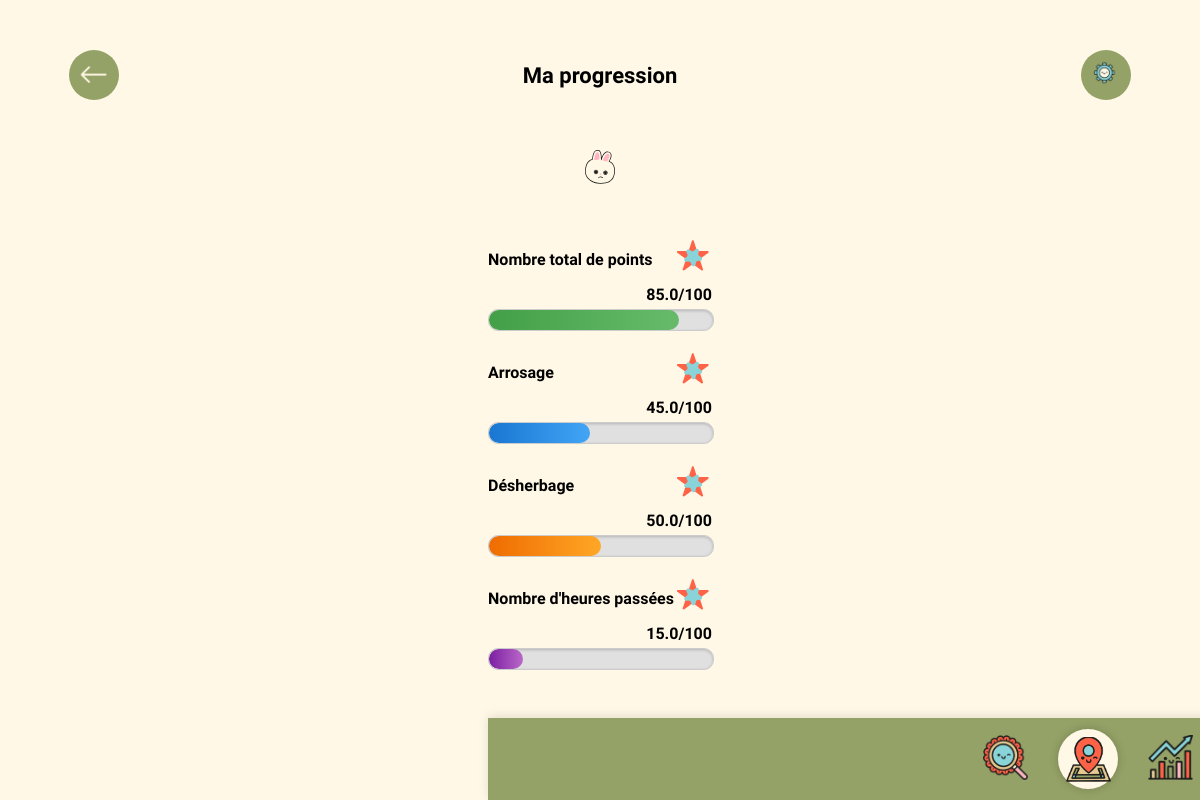
/maprogression (signed in), run on the app's committed database.
### tables this page shows
CREATE TABLE progression (
        id_utilisateur INTEGER,
        general TEXT,
        arrosage TEXT,
        desherbage TEXT,
        heures_passees REAL,
        PRIMARY KEY (id_utilisateur),
        FOREIGN KEY (id_utilisateur) REFERENCES utilisateur(id_utilisateur) ON DELETE CASCADE
    );

### routes/maprogression_routes.py (the view)
@maprogression_bp.route('/maprogression')
def maprogression():
    print("Session avant accès à maprogression :", session)  # Vérifier si user_id est bien en session
    if 'user_id' not in session:
        return redirect(url_for('auth.login'))  # Redirection si non connecté
    user_id = session['user_id']
    db = get_db()
    progression = db.execute('''
        SELECT general, arrosage, desherbage, heures_passees
        FROM progression
        WHERE id_utilisateur = ?
    ''', (user_id,)).fetchone()
    progression_data = {
        'general': progression[0] if progression else 0,
        'arrosage': progression[1] if progression else 0,
        'desherbage': progression[2] if progression else 0,
        'heures_passees': progression[3] if progression else 0
    }
    for key in progression_data:
        try:
            progression_data[key] = float(progression_data[key])
        except (TypeError, ValueError):
            progression_data[key] = 0
        if key != 'heures_passees':
            progression_data[key] = max(0, min(100, progression_data[key]))
    return render_template("maprogression.html", progression=progression_data)

### app.py (called while the page is built)
    @classmethod
    def from_dict(cls, user_dict):
        if not user_dict:
            return None
        return cls(
            id_utilisateur=user_dict['id_utilisateur'],
            nom=user_dict['nom'],
            prenom=user_dict['prenom'],
            tel=user_dict.get('tel'),
            email=user_dict['email'],
            mdp=user_dict['mdp'],
            classe=user_dict.get('classe')
        )

### utils/database.py (called while the page is built)
def get_db():
    db_path = os.path.join(os.path.dirname(os.path.dirname(__file__)), 'backend', 'plantes.db')
    conn = sqlite3.connect(db_path)
    conn.row_factory = sqlite3.Row
    return conn

    @staticmethod
    def get_user_by_id(user_id):
        conn = sqlite3.connect("./backend/plantes.db")
        conn.row_factory = sqlite3.Row  # This allows accessing columns by name
        cursor = conn.cursor()
        try:
            cursor.execute("SELECT * FROM utilisateur WHERE id_utilisateur = ?", (user_id,))
            user = cursor.fetchone()
            if user:
                user_dict = dict(user)
                return user_dict
            return None
        finally:
            conn.close()

### templates/maprogression.html (shortened to what this page needs)
<!DOCTYPE html>
<html lang="fr">
<head>
  <link rel="stylesheet" href="static/global.css">
  <link rel="stylesheet" href="{{ url_for('static', filename='maprogression.css') }}">
</head>
<body>
  <header class="main-header">
    <a href="{{ url_for('progression.html') }}" class="back-button" aria-label="Retour">
      <img src="{{ url_for('static', filename='images/retour.png') }}" alt="Retour">
  </a>
    <h1 class="page-title">Ma progression</h1>
    <button class="settings-button" aria-label="Paramètres">
      <img src="{{ url_for('static', filename='images/ecrou.png') }}" alt="Paramètres">
    </button>
  </header>
  <main class="main-content">
    <img src="{{ url_for('static', filename='images/profil.svg') }}" alt="Profil" class="profile-icon">
    <section class="progress-section">
      <div class="progress-header">
        <h2 class="progress-title">Nombre total de points</h2>
        <div class="star-container">
          <img src="{{ url_for('static', filename='images/etoile.png') }}" alt="Étoile" class="star-icon">
        </div>
      </div>
      <div class="progress-value">{{ progression.general }}/100</div>
      <div class="progress-container progress-general">
        <div class="progress-bar" style="width: {{ progression.general }}%;"></div>
      </div>
    </section>
    <section class="progress-section">
      <div class="progress-header">
        <h2 class="progress-title">Arrosage</h2>
        <div class="star-container">
          <img src="{{ url_for('static', filename='images/etoile.png') }}" alt="Étoile" class="star-icon">
        </div>
      </div>
      <div class="progress-value">{{ progression.arrosage }}/100</div>
      <div class="progress-container progress-arrosage">
        <div class="progress-bar" style="width: {{ progression.arrosage }}%;"></div>
      </div>
    </section>
    <section class="progress-section">
      <div class="progress-header">
        <h2 class="progress-title">Désherbage</h2>
        <div class="star-container">
          <img src="{{ url_for('static', filename='images/etoile.png') }}" alt="Étoile" class="star-icon">
        </div>
      </div>
      <div class="progress-value">{{ progression.desherbage }}/100</div>
      <div class="progress-container progress-desherbage">
        <div class="progress-bar" style="width: {{ progression.desherbage }}%;"></div>
      </div>
    </section>
    <section class="progress-section">
      <div class="progress-header">
        <h2 class="progress-title">Nombre d'heures passées</h2>
        <div class="star-container">
          <img src="{{ url_for('static', filename='images/etoile.png') }}" alt="Étoile" class="star-icon">
        </div>
      </div>
      <div class="progress-value">{{ progression.heures_passees }}/100</div>
      <div class="progress-container progress-heures">
        <div class="progress-bar" style="width: {{ [progression.heures_passees, 100]|min }}%;"></div>
      </div>
    </section>
  <div class="group-wrapper">
    <div class="group-8">
        <a href="{{ url_for('info.index') }}">
            <img class="loupe" src="static/images/loupe.png" />
        </a>
        <a href="{{ url_for('accueil.accueil') }}">
            <div class="map-wrapper">
                <img class="map" src="static/images/map.png" />
            </div>
        </a>
        <a href="{{ url_for('defis.defis') }}">
            <img class="resultats" src="static/images/resultats.png" />
        </a>
    </div>
</body>
</html>

### static/global.css (style rules this page uses)
body { background-color: #FFF8E6; font-family: "DynaPuff", cursive; margin: 0; padding-bottom: 80px; display: flex; flex-direction: column; align-items: center; text-align: center; padding : 20px 10px; }
h1 { text-align: center; font-size: 24px; margin-top: 20px; }
button { padding: 10px 20px; background-color: #926B55; color: white; border: none; border-radius: 5px; cursor: pointer; display: flex; align-items: center; justify-content: center; text-align: center; width: fit-content; margin: 20px auto; transition: background-color 0.3s ease; }
.group-wrapper { position: fixed; width: 100%; height: 82px; bottom: 0; background-color: #94A267; display: flex; justify-content: center; align-items: center; z-index: 9999; box-shadow: 0 -2px 10px rgba(0, 0, 0, 0.1); }
.group-8 { display: flex; align-items: center; justify-content: center; gap: 40px; }
.group-8 img { height: 40px; width: auto; object-fit: cover; }
.map-wrapper { width: 60px; height: 60px; background-color: #FFF8E6; border-radius: 50%; display: flex; align-items: center; justify-content: center; box-shadow: 0 0 10px rgba(0, 0, 0, 0.2); }
.map { width: 40px; height: 40px; object-fit: cover; }

### static/maprogression.css (style rules this page uses)
.main-header { display: flex; justify-content: space-between; align-items: center; padding: 10px 0; margin-bottom: 20px; width: 90%; }
.page-title { font-family: "DynaPuff", cursive; font-size: 22px; margin: 0; text-align: center; flex-grow: 1; }
.back-button { color: white; background-color: #94a267; width: 50px; height: 50px; border: none; border-radius: 50%; text-align: center; display: flex; align-items: center; justify-content: center; cursor: pointer; transition: background-color 0.3s; }
.settings-button { background-color: #94a267; width: 50px; height: 50px; border: none; border-radius: 50%; text-align: center; display: flex; align-items: center; justify-content: center; cursor: pointer; transition: background-color 0.3s; }
.back-button img, .settings-button img { width: 30px; height: 30px; }
.profile-icon { margin-bottom: 50px; }
.progress-section { margin-bottom: 20px; }
.progress-header { display: flex; justify-content: space-between; align-items: center; }
.progress-title { font-size: 16px; margin: 0; }
.progress-value { text-align: right; font-weight: bold; margin: 5px 0; }
.progress-container { width: 100%; height: 20px; background-color: #e0e0e0; border-radius: 10px; margin: 5px 0; overflow: hidden; position: relative; box-shadow: inset 0 1px 3px rgba(0, 0, 0, 0.2); border: 1px solid #ccc; }
.progress-bar { height: 100%; border-radius: 10px; transition: width 1s ease-in-out; min-width: 0%; }
.progress-general .progress-bar { background: linear-gradient(to right, #43a047, #66bb6a); }
.progress-arrosage .progress-bar { background: linear-gradient(to right, #1976d2, #42a5f5); }
.progress-desherbage .progress-bar { background: linear-gradient(to right, #ef6c00, #ffa726); }
.progress-heures .progress-bar { background: linear-gradient(to right, #7b1fa2, #ba68c8); }
.group-wrapper { position: fixed; width: 100%; display: flex; justify-content: center; }
.group-8 { display: flex; gap: 30px; }
.group-8 img { width: 45px; height: 45px; }

### data on the page
progression: general "85.0", arrosage "45.0", desherbage "50.0", heures_passees "15.0"
